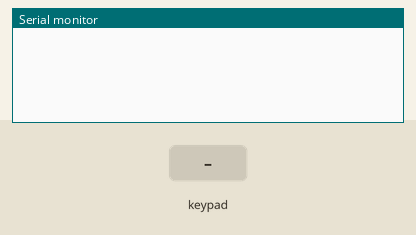
This sketch was run on a simulated Arduino Uno, built with avr-gcc and run on an emulated ATmega328P. On the bench: the last lines printed to the serial monitor. Inputs (shaded band) come from the test bench.

Above: at 1.2 s.
1.3 s: key '1' pressed
At 1.9 s:
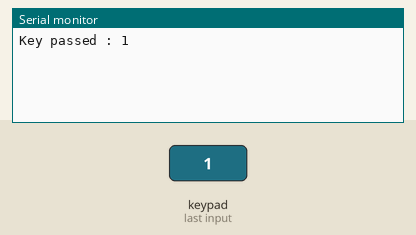
2.8 s: keypad keys 9 8 7 6 # pressed 0.4 s apart
At 5.6 s:
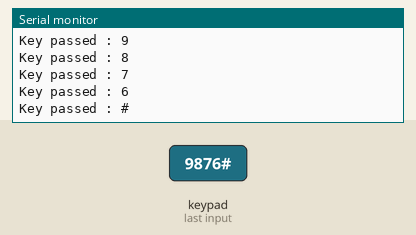
6.3 s: key '*' pressed
At 7.2 s:
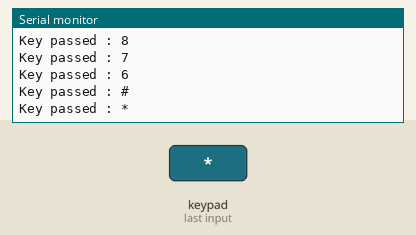
7.8 s: key '@' pressed
At 9.0 s:
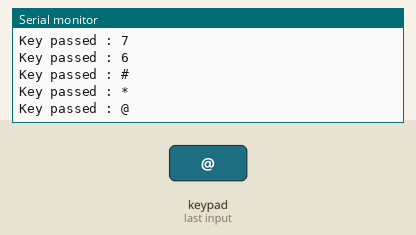
9.3 s: key '%' pressed
At 10.5 s:
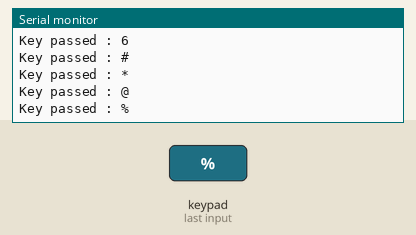
10.8 s: keypad keys 5 4 3 2 pressed 0.4 s apart
At 12.5 s:
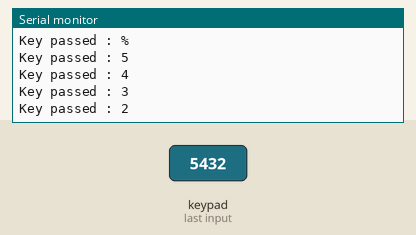
Timing chart, 0 to 14.0 s (numbered marks = the images above; inputs shaded):
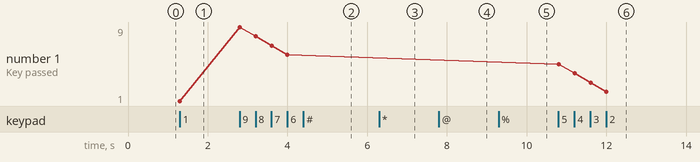

The sketch:

Code.ino
```cpp
#include<Keypad.h>

const byte ROWS=4;
const byte COLS=4;

char keys[ROWS][COLS]=
{
  {'1','2','3','+'},
  {'4','5','6','-'},
  {'7','8','9','*'},
  {'@','0','#','%'}
  };
  byte rowPins[ROWS] = {9,8,7,6};
  byte colPins[COLS] = {5,4,3,2};

  Keypad keypad = Keypad (makeKeymap(keys), rowPins, colPins, ROWS, COLS);
void setup() {
  Serial.begin(9600);

}

void loop() {
  char key = keypad.getKey();

  if (key) {
    Serial.print("Key passed : ");
    Serial.println(key);
    }

}
```

Measured:
- after the input at 1.3 s, the serial monitor: prints a new line at once (image 1)
- after the input at 2.8 s, the serial monitor: prints a new line at once (image 2)
- after the input at 6.3 s, the serial monitor: prints a new line at once (image 3)
- after the input at 7.8 s, the serial monitor: prints a new line at once (image 4)
- after the input at 9.3 s, the serial monitor: prints a new line at once (image 5)
- after the input at 10.8 s, the serial monitor: prints a new line at once (image 6)
- plotted number 1: 1 → 6 after the input at 2.8 s, 6 → 2 after the input at 10.8 s
